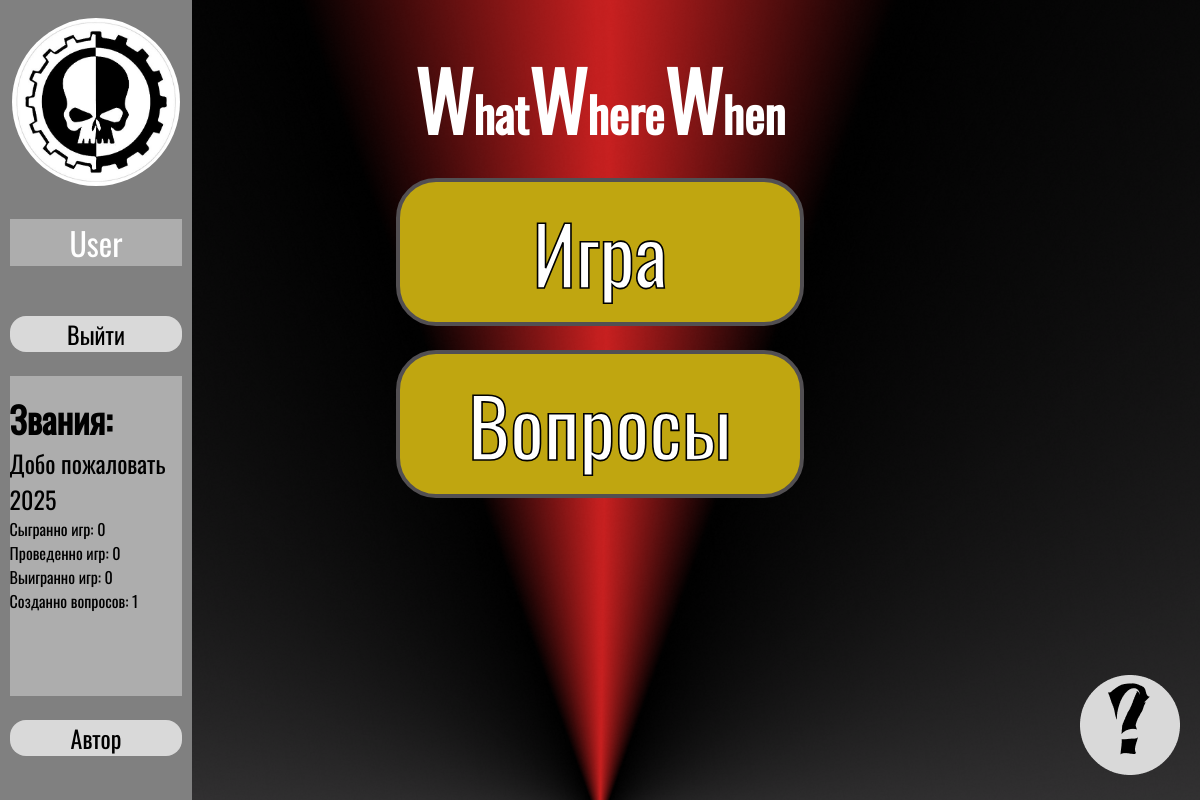
/ (signed in), run on the app's committed database.
### registration/models.py (models this page shows, shortened)
class Users(AbstractBaseUser, PermissionsMixin):
    ID = models.BigAutoField(primary_key=True)
    login = models.CharField(max_length=20)
    email = models.EmailField(max_length=150, unique=True)
    picture = models.ImageField(upload_to='IMG/Users', blank=True, null=True)
    played_games = models.BigIntegerField(default=0)
    leader_games = models.BigIntegerField(default=0)
    win_games = models.BigIntegerField(default=0)
    is_active = models.BooleanField(default=True)
    last_activity = models.DateTimeField(default=timezone.now)
    is_moder = models.BooleanField(default=False)
    is_admin = models.BooleanField(default=False)
    is_staff = models.BooleanField(default=False)
    objects = CustomUserManager()
    USERNAME_FIELD = 'email'
    REQUIRED_FIELDS = []
    class Meta:
        verbose_name = 'Пользователь'
        verbose_name_plural = 'Пользователи'

class Users_and_Titles(models.Model):
    ID = models.BigAutoField(primary_key=True)
    users = models.ForeignKey(Users, on_delete=models.CASCADE, related_name='Users')
    titles = models.ForeignKey(Titles, on_delete=models.CASCADE, related_name='Titles')
    created_at = models.DateTimeField(auto_now_add=True)
    class Meta:
        verbose_name = 'Связь'
        verbose_name_plural = 'Связи'

class Titles(models.Model):
    ID = models.BigAutoField( primary_key=True)
    titles_name = models.CharField( max_length=20, unique=True)
    titles_description = models.TextField()
    class Meta:
        verbose_name = 'Звание'
        verbose_name_plural = 'Звания'

### registration/views.py (the view)
# urls.py: path('', views.menu, name="Menu"),
def menu(request):
    titles = Titles.objects.all()
    users_and_titles = Users_and_Titles.objects.select_related('users', 'titles').all()
    if request.user.is_authenticated:
        questions = Question.objects.filter(publication=True, question_author=request.user).count()
    else:
        questions = None
    context = {
        'titles': titles,
        'users_and_titles': users_and_titles,
        'user_active': get_active_users(),
        'user_count': Users.objects.count(),
        "questions_count":questions
    }
    return render(request, "registration/main_page.html", context)

### registration/def_help.py (called while the page is built)
def get_active_users():
    time_threshold = timezone.now() - timedelta(minutes=5)
    return Users.objects.filter(last_activity__gte=time_threshold).count()

### registration/templates/registration/main_page.html (shortened to what this page needs)
{% load static %}
<!DOCTYPE html>
<html lang="ru">
<head>
    <link rel="stylesheet" href="{% static 'registration/css/main.css' %}">
</head>
<body>
    <div id="profile">
        {% if request.user.is_authenticated %}
            {% if user.picture %}
                <div class="profile_photo_box" id="image"><a style="text-decoration: none; color: inherit; color: inherit;" href="{% url 'Change' %}"><img class="profile_photo change" id="IMG" alt="Фото профиля" src="{{ user.picture.url }}"></a></div>
            {% else %}
                <div class="profile_photo_box" id="image"><a style="text-decoration: none; color: inherit; color: inherit;" href="{% url 'Change' %}"><img class="profile_photo change" id="IMG" alt="Фото профиля" src="{% static 'registration/img/Avatar.png' %}"></a></div>
            {% endif %}
               <div id="nick_name" class="change dynamic-text"><a style="text-decoration: none; color: inherit; color: inherit;" href="{% url 'Change' %}">{{user.login}}</a></div>
            <div id="exit" class="profile_button"><a style="text-decoration: none; color: inherit; color: inherit;" href="{% url 'Log_Out' %}">Выйти</a></div>
            <div id="Rank_scroll" >
                <ul class="achievements_list" style="list-style: none; padding-left:0;">
                    <div id="achievement_name"><b>Звания:</b></div>
                    {% for user_title in users_and_titles %}
                        {% if user.login == user_title.users.login %}
                        <li class="achievement" data-titleTime='{{ user_title.created_at|date:"d-m-Y H:i" }}' data-title="{{ user_title.titles.titles_description }}">{{ user_title.titles.titles_name }}</li>
                        {% endif %}
                    {% endfor %}
                    <li class="line_scroll" id="played_games">Сыгранно игр: {{user.played_games}}</li>
                    <li class="line_scroll" id="leader_games">Проведенно игр: {{user.leader_games}}</li>
                    <li class="line_scroll" id="win_games">Выигранно игр: {{user.win_games}}</li>
                    <li class="line_scroll" id="questions_create">Созданно вопросов: {{ questions_count }}</li>
                </ul>
            </div>
            <div id="author" class="profile_button"><a style="text-decoration: none; color: inherit; color: inherit;" href="#">Автор</a></div>
        {% endif %}
    </div>
    <div class="container">
        <h2 id="name"><b class="W">W</b>hat<b class="W">W</b>here<b class="W">W</b>hen</h2>
        <div id="button">
            <div id="game" class="main_button" ><a style="text-decoration: none; color: inherit; color: inherit;" href="{% url 'Game_Room' %}">Игра</a></div>
            <div id="questions" class="main_button"><a style="text-decoration: none; color: inherit; color: inherit;" href="{% url 'Question_Room' %}">Вопросы</a></div>
        </div>
    </div>
    <div id="hint"><a href="{% url 'Hint' %}"><img  alt="?" src="{% static 'registration/img/hint.png' %}"></a></div>
</body>
</html>

### registration/static/registration/css/main.css (style rules this page uses)
body { font-family: 'Oswald', sans-serif; padding: 0; margin: 0; height: 100vh; background-image: url('../img/background.png'); background-size: cover; background-position: center; background-repeat: no-repeat; }
.container { height: 100%; width: 100vw; display: flex; flex-direction: column; align-items: center; height: 100%; }
#name { width: 100vw; text-align: center; font-family: 'Oswald', sans-serif; color: white; font-size: 6vh; margin-bottom: 20px; }
.W { font-size: 10vh; }
#button { color: white; display: flex; flex-direction: column; }
.main_button { font-family: 'Oswald', sans-serif; font-size: 10vh; -webkit-text-stroke: 0.2vh black; margin-bottom: 3vh; border: 0.6vh solid #524F52; background-color: #C0A610; text-align: center; border-radius: 5vh; cursor: pointer; display: flex; justify-content: center; align-items: center; user-select: none; width: 33vw; height: 11.5vw; min-width: 400px; min-height: 140px; transition: .5s; }
#profile { display: flex; justify-content: flex-start; align-items: center; flex-direction: column; position: absolute; height: 100vh; width: 16vw; background-color: gray; overflow: hidden; }
#image { margin-top: 2vh; width: 90%; height: auto; display: flex; justify-content: center; align-items: center; }
#IMG { width: 14vw; height: 14vw; object-fit: cover; border-radius: 50%; }
#nick_name { font-family: 'Oswald', sans-serif; background-color: rgba(217, 217, 217, 0.5); color: white; margin-top: 3vh; width: 90%; text-align: center; height: auto; font-size: 4vh; margin-bottom: 3vh; }
.profile_button { margin-top: 3vh; background-color: rgba(217, 217, 217, 1); cursor: pointer; width: 90%; height: 3vw; border-radius: 2vh; text-align: center; font-size: 2vw; transition: .5s; }
#Rank_scroll { margin-top: 3vh; overflow-y: auto; overflow-x: hidden; width: 90%; height: 40%; background-color: rgba(217, 217, 217, 0.5); }
#hint { position: fixed; bottom: 20px; right: 20px; z-index: 1000; cursor: pointer; }
.change { border: 2px solid gray; cursor: pointer; }
#achievement_name { font-size: 3vw; }
.achievement { cursor: pointer; font-size: 2vw; }

### data on the page
Users: picture (picture), login "User", played_games "0", leader_games "0", win_games "0"
Users_and_Titles: titles.titles_name "Добо пожаловать 2025"

### other printed values
{{ questions_count }} "1"
